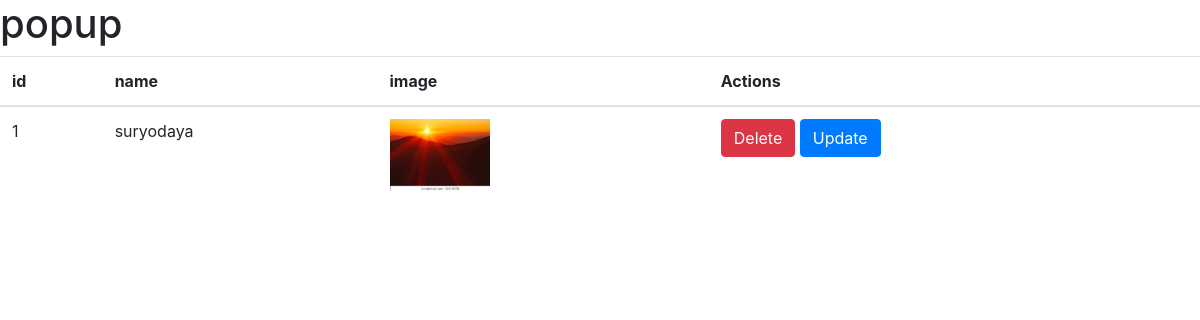
Screenshot of /admin/popup.php with the database file from the repository.
### tables this page shows
CREATE TABLE `popup` (
  `id` int(11) NOT NULL,
  `name` varchar(255) NOT NULL,
  `logo` varchar(255) DEFAULT NULL
);

### admin/popup.php (the view, shortened to what this page needs)
<!DOCTYPE html>
<html lang="en">
<head>
    <link rel="stylesheet" href="https://stackpath.bootstrapcdn.com/bootstrap/4.5.2/css/bootstrap.min.css">
</head>
<body>
<h1>popup </h1>
<table class="table">
    <thead>
    <tr>
        <th>id</th>
        <th>name</th>
        <th>image</th>
        <th>Actions</th>
    </tr>
    </thead>
    <tbody>
    <?php
    $servername = "localhost";
    $username = "root";
    $password = "";
    $dbname = "srisuryo_srisuryodaya";
    $conn = mysqli_connect($servername, $username, $password, $dbname);
    $getQuery = "SELECT * FROM popup";
    $result = mysqli_query($conn, $getQuery);
    if (mysqli_num_rows($result) > 0) {
        while ($row = mysqli_fetch_assoc($result)) {
            echo '<tr>';
            echo '<td>' . $row["id"] . '</td>';
            echo '<td>' . $row["name"] . '</td>';
            echo '<td><img src="' . $row["logo"] . '" style="max-width:100px; max-height:100px;" alt="' . $row["name"] . '"></td>';
            echo '<td>
            <a href="deletepartner.php?id=' . $row["id"] . '" class="btn btn-danger">Delete</a>
            <a href="editpopup.php?id=' . $row["id"] . '" class="btn btn-primary">Update</a>
            </td>';
            echo '</tr>';
        }
    } else {
        echo "No results found";
    }
    ?>
    </tbody>
</table>
</body>
</html>

### rows the page displays
popup: id "1", name "suryodaya", logo (picture)
